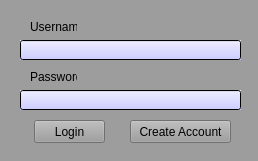
<?xml version="1.0" encoding="UTF-8"?>
<ui version="4.0">
 <class>login_widget</class>
 <widget class="QWidget" name="login_widget">
  <property name="geometry">
   <rect>
    <x>0</x>
    <y>0</y>
    <width>258</width>
    <height>161</height>
   </rect>
  </property>
  <property name="windowTitle">
   <string>Form</string>
  </property>
  <property name="autoFillBackground">
   <bool>true</bool>
  </property>
  <property name="styleSheet">
   <string notr="true"/>
  </property>
  <widget class="QWidget" name="widget" native="true">
   <property name="geometry">
    <rect>
     <x>0</x>
     <y>0</y>
     <width>261</width>
     <height>161</height>
    </rect>
   </property>
   <property name="styleSheet">
    <string notr="true">background: rgb(157, 157, 157)</string>
   </property>
   <widget class="QPushButton" name="create_account_button">
    <property name="geometry">
     <rect>
      <x>130</x>
      <y>120</y>
      <width>101</width>
      <height>23</height>
     </rect>
    </property>
    <property name="styleSheet">
     <string notr="true">background: rgb(157, 157, 157)</string>
    </property>
    <property name="text">
     <string>Create Account</string>
    </property>
   </widget>
   <widget class="QLabel" name="username_label">
    <property name="geometry">
     <rect>
      <x>30</x>
      <y>20</y>
      <width>47</width>
      <height>13</height>
     </rect>
    </property>
    <property name="styleSheet">
     <string notr="true">background: rgba(255, 255, 255, 0)</string>
    </property>
    <property name="text">
     <string>Username</string>
    </property>
   </widget>
   <widget class="QLineEdit" name="username_lineEdit">
    <property name="geometry">
     <rect>
      <x>20</x>
      <y>40</y>
      <width>221</width>
      <height>20</height>
     </rect>
    </property>
    <property name="font">
     <font>
      <family>Constantia</family>
      <pointsize>10</pointsize>
     </font>
    </property>
    <property name="styleSheet">
     <string notr="true">background: QLinearGradient(x1: 0, y1: 0, x2: 0, y2: 1, stop: 0 #eef, stop: 1 #ccf);</string>
    </property>
    <property name="clearButtonEnabled">
     <bool>false</bool>
    </property>
   </widget>
   <widget class="QPushButton" name="login_button">
    <property name="geometry">
     <rect>
      <x>34</x>
      <y>120</y>
      <width>71</width>
      <height>23</height>
     </rect>
    </property>
    <property name="styleSheet">
     <string notr="true">background: rgb(157, 157, 157)</string>
    </property>
    <property name="text">
     <string>Login</string>
    </property>
   </widget>
   <widget class="QLabel" name="password_label">
    <property name="geometry">
     <rect>
      <x>30</x>
      <y>70</y>
      <width>47</width>
      <height>13</height>
     </rect>
    </property>
    <property name="styleSheet">
     <string notr="true">background: rgba(255, 255, 255, 0)</string>
    </property>
    <property name="text">
     <string>Password</string>
    </property>
   </widget>
   <widget class="QLineEdit" name="password_lineEdit">
    <property name="geometry">
     <rect>
      <x>20</x>
      <y>90</y>
      <width>221</width>
      <height>20</height>
     </rect>
    </property>
    <property name="font">
     <font>
      <family>Constantia</family>
      <pointsize>10</pointsize>
     </font>
    </property>
    <property name="styleSheet">
     <string notr="true">background: QLinearGradient(x1: 0, y1: 0, x2: 0, y2: 1, stop: 0 #eef, stop: 1 #ccf);</string>
    </property>
    <property name="echoMode">
     <enum>QLineEdit::Password</enum>
    </property>
    <property name="clearButtonEnabled">
     <bool>false</bool>
    </property>
   </widget>
  </widget>
 </widget>
 <resources/>
 <connections/>
</ui>
